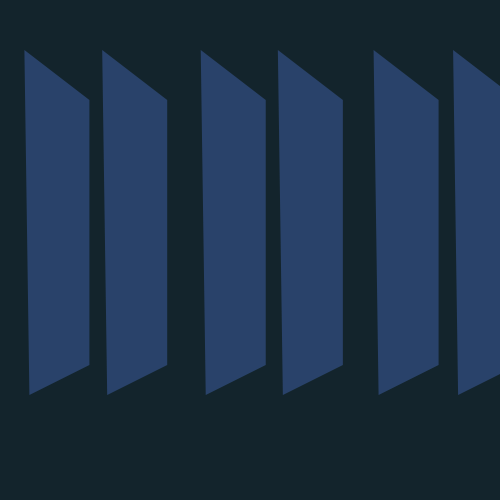
Frame 1 (no input)
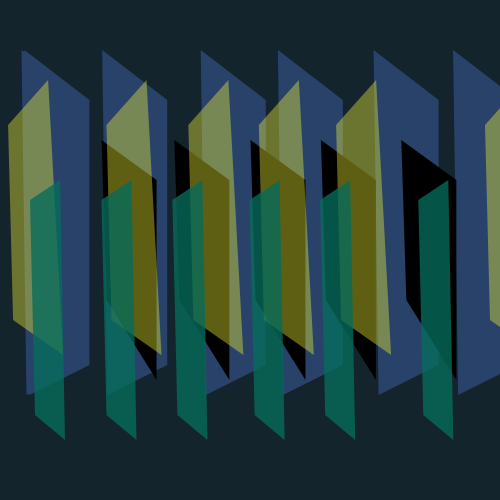
Frame 60 (the mouse pressed at the canvas centre just before this capture)
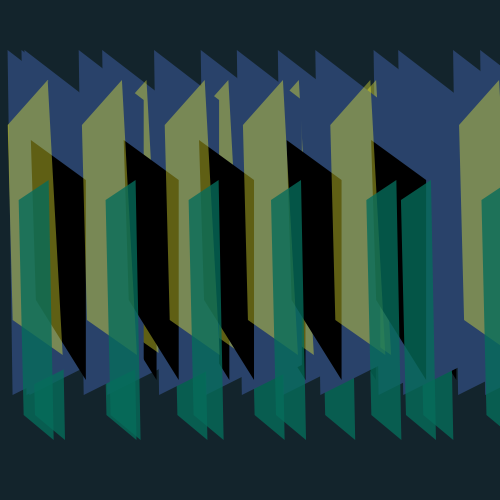
Frame 120 (the mouse held since frame 60 and released just before this capture)

The Processing sketch that drew these frames (run headless with seeded random() and noise(); from frame 60 on, the mouse is pressed at the canvas centre):

// Processing sketch: processing_38395
// ── processing_38395.pde

void setup() {
 
  size (500, 500);
  background(19, 36, 44);
  smooth();
  noStroke();
}

int num = 24;
float count = 6;
float a;

void draw() {

  //sets up the "random" aspect where each x will have a 
  //number from 0 to 30 added to it, and it will move 
  //a number from 70 to 100 from left to right
  
  for (a=random(0,30); a<width; a+=random(70, 100)) {

    if ((num>=18) && (num<=24)) {
      fill(41, 66, 106); // blue rhombus- origial shape, 6 will be drawn
      quad(5+a, 50, 70+a, 100, 70+a, 365, 10+a, 395);
    }
    if ((num>12) && (num<18)) {
      fill(0, 0, 0 ); //gray rhombus- origial shape, 6 will be drawn
      quad(5+a, 140, 60+a, 180, 60+a, 380, 10+a, 300);
    }
    if ((num>6) && (num<=12)) {
      fill(247, 247, 53, 98);  //yellow rhombus- origial shape, 6 will be drawn
      quad(5+a, 125, 45+a, 80, 60+a, 355, 10+a, 320);
    }

    if ((num>=0) && (num<=6)) {
      fill(5, 108, 91, 200); //green rhombus- origial shape, 6 will be drawn
      quad(5+a, 200, 35+a, 180, 40+a, 440, 10+a, 415);
    }
    num--;
  }
}
void mousePressed(){
  //this re-sets the background, the number, and the variable for a new set
  background (19, 36, 44);
    num=24;
  a=random(0,30);
}
